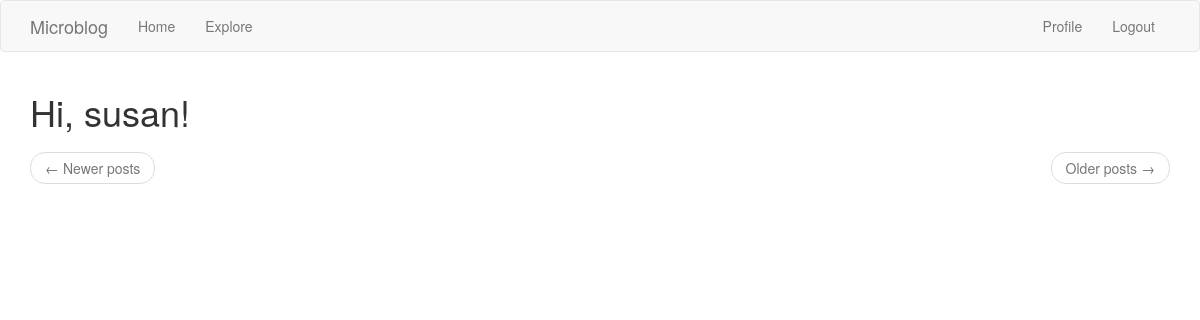
The page /explore (signed in) on the database as committed earlier.
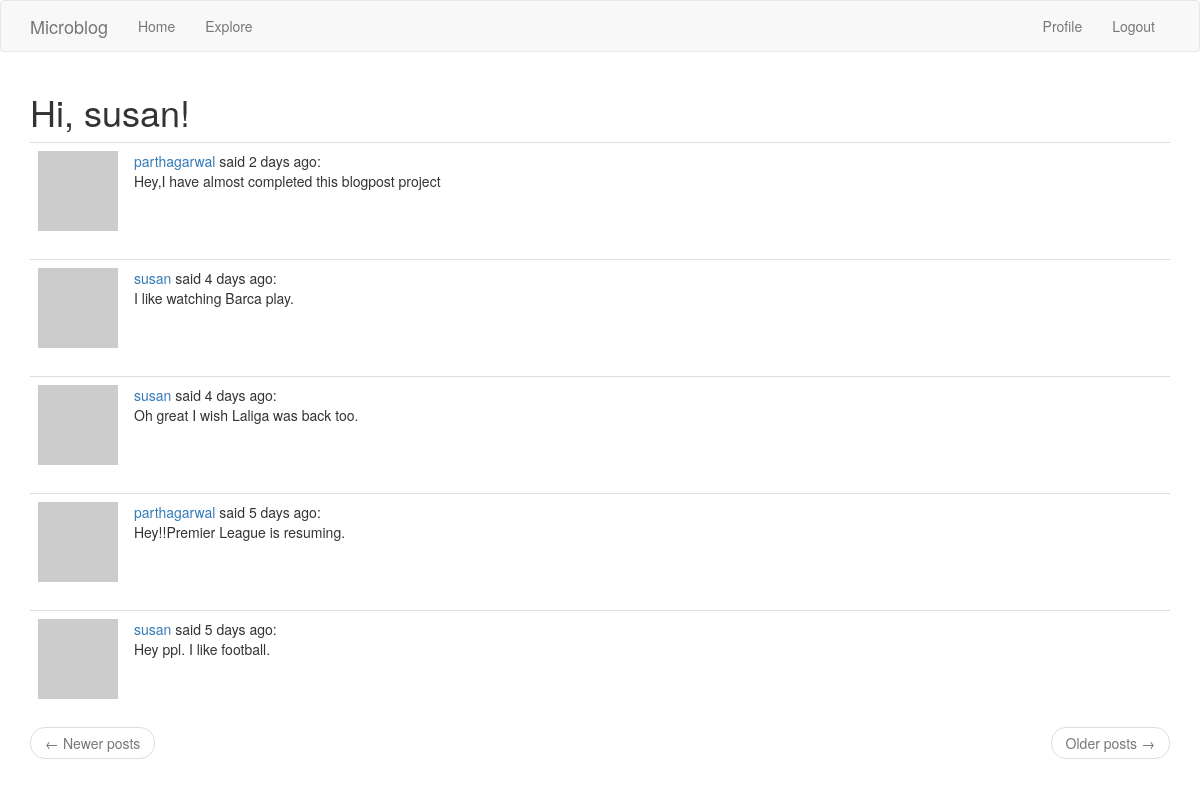
The same page on the database as committed later.
### app/models.py (models this page shows, shortened)
class User(UserMixin , db.Model):
    id = db.Column(db.Integer , primary_key = True)
    username = db.Column(db.String(64) , index=True , unique=True)
    email = db.Column(db.String(120) , index=True , unique=True)
    password_hash = db.Column(db.String(128))
    posts = db.relationship('Post', backref='author', lazy='dynamic')
    about_me = db.Column(db.String(140))
    last_seen = db.Column(db.DateTime, default=datetime.utcnow)
    followed = db.relationship(
        'User',secondary = followers,
        primaryjoin = (followers.c.follower_id == id),
        secondaryjoin = (followers.c.followed_id == id),
        backref=db.backref('followers', lazy='dynamic'), lazy='dynamic'
    )
    def avatar(self,size):
        digest = md5(self.email.lower().encode('utf-8')).hexdigest()
        return 'https://www.gravatar.com/avatar/{}?d=identicon&s={}'.format(digest, size)

class Post(db.Model):
    id = db.Column(db.Integer , primary_key=True)
    body = db.Column(db.String(140))
    timestamp = db.Column(db.DateTime , index=True, default=datetime.utcnow)
    user_id = db.Column(db.Integer, db.ForeignKey('user.id'))

### app/routes.py (the view)
@app.route('/explore')
@login_required
def explore():
    page = request.args.get('page', 1, type=int)
    posts = Post.query.order_by(Post.timestamp.desc()).paginate(page, app.config['POSTS_PER_PAGE'], False)
    next_url = url_for('explore', page=posts.next_num) if posts.has_next else None
    prev_url = url_for('explore', page=posts.prev_num) if posts.has_next else None
    return render_template('index.html',title='Explore',posts=posts.items,next_url=next_url,prev_url=prev_url)

### app/models.py (called while the page is built)
@login.user_loader
def load_user(id):
    return User.query.get(int(id))

### app/routes.py (called while the page is built)
@app.before_request
def before_request():
    if current_user.is_authenticated:
        current_user.last_seen = datetime.utcnow()
        db.session.commit()

### app/templates/index.html (shortened to what this page needs)
{% extends "base.html" %}
{% import 'bootstrap/wtf.html' as wtf %}
{% block app_content %}
    <h1>Hi, {{ current_user.username }}!</h1>
    {% for post in posts %}
        {% include '_post.html' %}
    {% endfor %}
    <nav aria-label="...">
        <ul class="pager">
            <li class="previous{% if not prev_url %} disabled{% endif %}">
                <a href="{{ prev_url or '#' }}">
                    <span aria-hidden="true">&larr;</span> Newer posts
                </a>
            </li>
            <li class="next{% if not next_url %} disabled{% endif %}">
                <a href="{{ next_url or '#' }}">
                    Older posts <span aria-hidden="true">&rarr;</span>
                </a>
            </li>
        </ul>
    </nav>
{% endblock %}

### app/templates/base.html (shortened to what this page needs)
{% extends 'bootstrap/base.html' %}
{% block navbar %}
    <nav class="navbar navbar-default">
        <div class="container">
            <div class="navbar-header">
                <a class="navbar-brand" href="{{ url_for('index') }}">Microblog</a>
            </div>
            <div class="collapse navbar-collapse" id="bs-example-navbar-collapse-1">
                <ul class="nav navbar-nav">
                    <li><a href="{{ url_for('index') }}">Home</a></li>
                    <li><a href="{{ url_for('explore') }}">Explore</a></li>
                </ul>
                <ul class="nav navbar-nav navbar-right">
                    {% if current_user.is_anonymous %}
                    <li><a href="{{ url_for('login') }}">Login</a></li>
                    {% else %}
                    <li><a href="{{ url_for('user', username=current_user.username) }}">Profile</a></li>
                    <li><a href="{{ url_for('logout') }}">Logout</a></li>
                    {% endif %}
                </ul>
            </div>
        </div>
    </nav>
{% endblock %}
{% block content %}
    <div class="container">
        {% block app_content %}{% endblock %}
    </div>
{% endblock %}

### app/templates/_post.html
    <table class="table table-hover">
        <tr>
            <td width="70px">
                <a href="{{ url_for('user', username=post.author.username) }}">
                    <img src="{{ post.author.avatar(70) }}" />
                </a>
            </td>
            <td>
                <a href="{{ url_for('user', username=post.author.username) }}">
                    {{ post.author.username }}
                </a>
                said {{ moment(post.timestamp).fromNow() }}:
                <br>
                {{ post.body }}
            </td>
        </tr>
    </table>

Rows that differ between the two databases and show on the page:
added Post: author.username "parthagarwal", timestamp "2 days ago", body "Hey,I have almost completed this blogpost project"
added Post: author.username "susan", timestamp "4 days ago", body "I like watching Barca play."
added Post: author.username "susan", timestamp "4 days ago", body "Oh great I wish Laliga was back too."
added Post: author.username "parthagarwal", timestamp "5 days ago", body "Hey!!Premier League is resuming."
added Post: author.username "susan", timestamp "5 days ago", body "Hey ppl. I like football."
